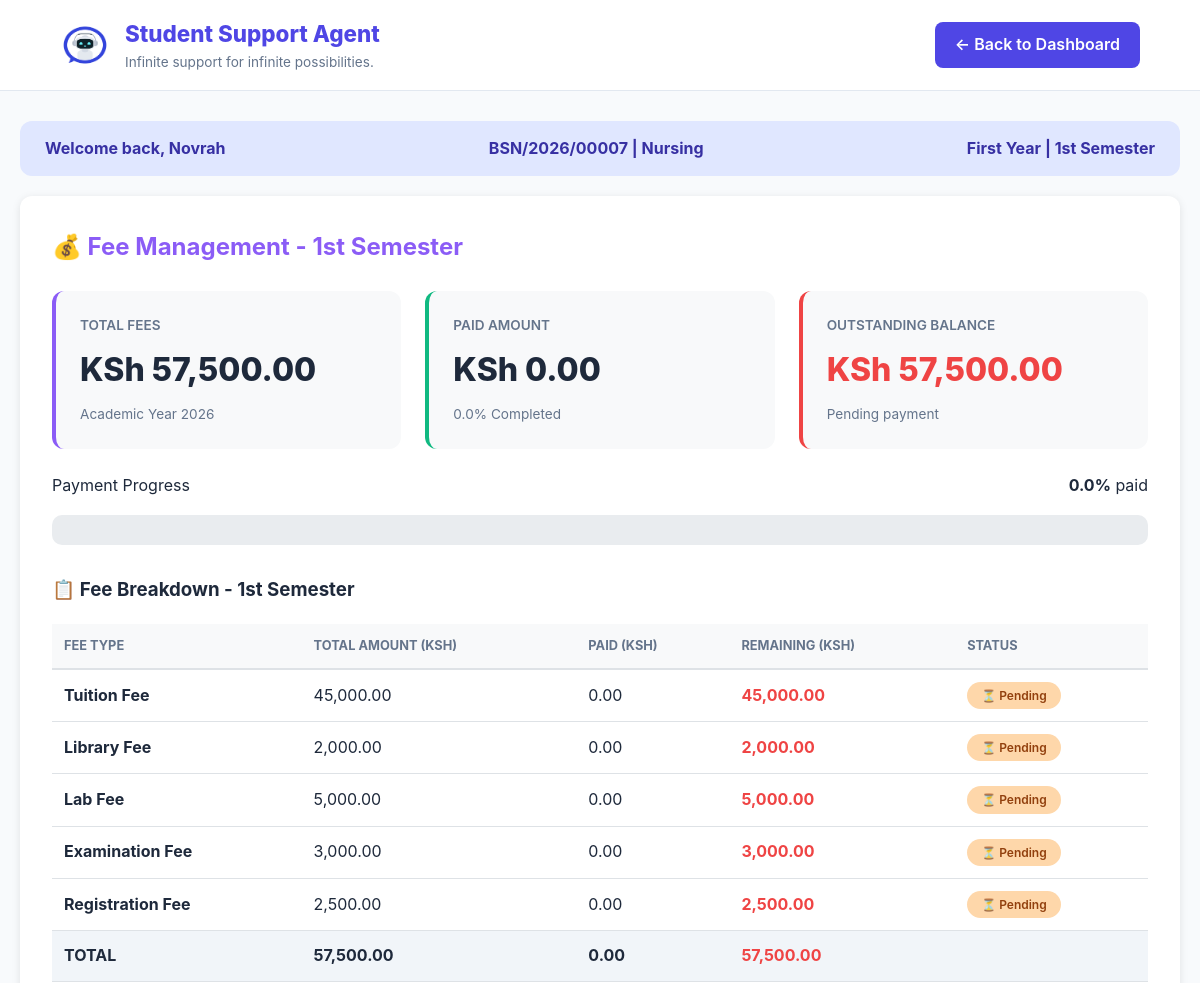
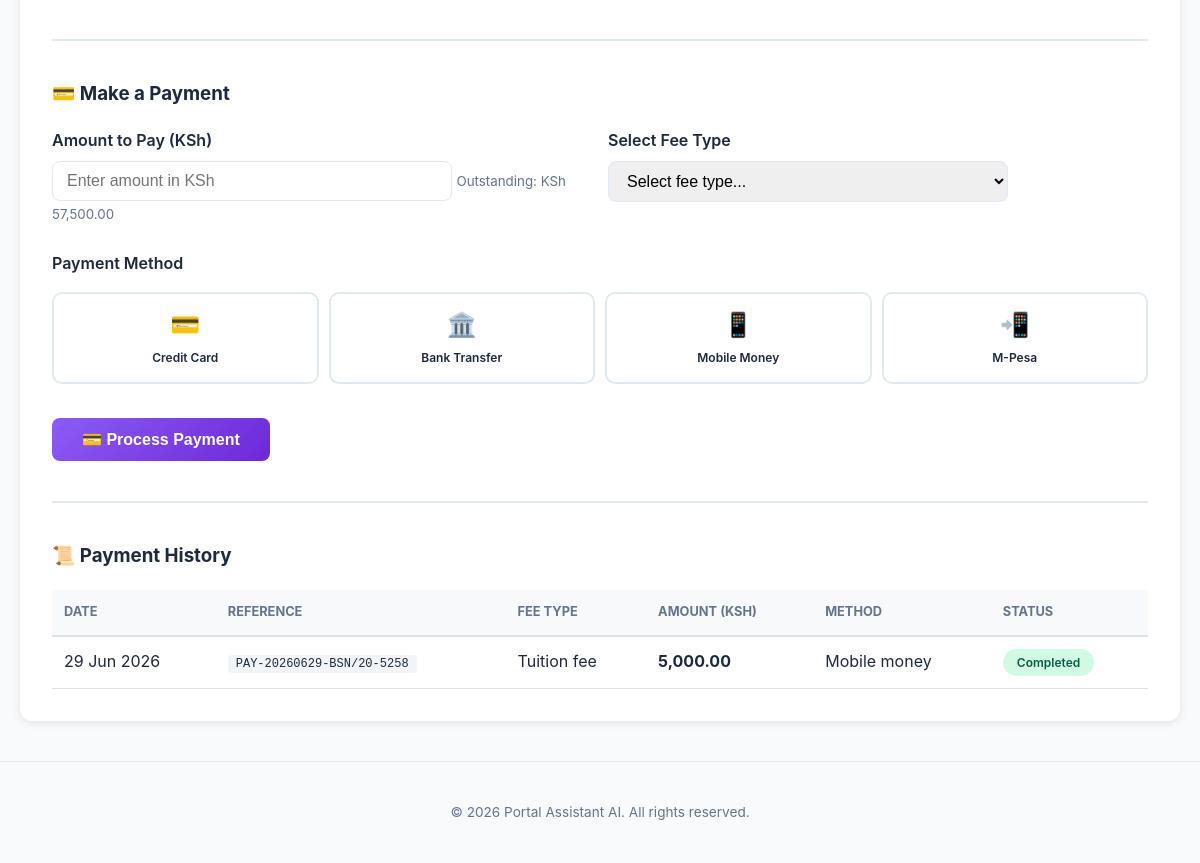
/Student/fee_management.php (signed in), run on the app's committed database (2 pictures, top to bottom).
### tables this page shows
CREATE TABLE `users` (
  `id` int(11) NOT NULL,
  `full_name` varchar(100) NOT NULL,
  `reg_number` varchar(50) NOT NULL,
  `email` varchar(100) NOT NULL,
  `password` varchar(255) NOT NULL,
  `password_changed` tinyint(1) NOT NULL DEFAULT 0,
  `role` enum('student','admin','lecturer') NOT NULL DEFAULT 'student',
  `department` varchar(100) NOT NULL,
  `phone` varchar(20) DEFAULT NULL,
  `created_at` timestamp NOT NULL DEFAULT current_timestamp(),
  `survey_done` tinyint(1) DEFAULT 0,
  `reset_token` varchar(255) DEFAULT NULL,
  `reset_expires` datetime DEFAULT NULL
);

CREATE TABLE `fee_payments` (
  `id` int(11) NOT NULL,
  `student_reg` varchar(50) NOT NULL,
  `fee_type` varchar(50) NOT NULL,
  `amount` decimal(10,2) NOT NULL,
  `payment_method` varchar(50) DEFAULT NULL,
  `reference` varchar(50) DEFAULT NULL,
  `payment_date` datetime DEFAULT NULL,
  `due_date` date DEFAULT NULL,
  `status` enum('pending','completed','failed','overdue') DEFAULT 'pending',
  `fee_structure_id` int(11) DEFAULT NULL
);

### Student/fee_management.php (the view, shortened to what this page needs)
<?php
$conn = mysqli_connect("localhost", "root", "", "Portal-Asisstant-AI");
$user_id = $_SESSION['user_id'];
$student_reg = $_SESSION['reg_number'];
$student_dept = $_SESSION['department'];
$sql = "SELECT full_name, reg_number, department, created_at FROM users WHERE id = ? AND role = 'student'";
$stmt = mysqli_prepare($conn, $sql);
mysqli_stmt_bind_param($stmt, "i", $user_id);
mysqli_stmt_execute($stmt);
$result = mysqli_stmt_get_result($stmt);
$student = mysqli_fetch_assoc($result);
function getStudentYearLevel($created_at) {
    $created_year = date('Y', strtotime($created_at));
    $current_year = date('Y');
    $year_diff = $current_year - $created_year;
    if ($year_diff == 0) return 'First Year';
    return 'Fourth Year';
}
function getStudentCurrentSemester($student_reg, $created_at) {
    $admission_year = null;
    if (preg_match('/\/(\d{4})\//', $student_reg, $matches)) {
        $admission_year = intval($matches[1]);
    }
    $current_year = date('Y');
    $created_year = date('Y', strtotime($created_at));
    if ($admission_year == $current_year || $created_year == $current_year) {
        return 1;
    }
}
$student_year_level = getStudentYearLevel($student['created_at']);
$current_year = date('Y');
$current_semester = getStudentCurrentSemester($student_reg, $student['created_at']);
$fee_structure_query = "SELECT
                            year,
                            semester,
                            year_level,
                            category as fee_type,
                            amount,
                            created_at,
                            id
                        FROM fees_structure
                        WHERE year = '$student_dept'
                        AND semester = '$current_semester'
                        AND year_level = '$student_year_level'
                        ORDER BY id ASC";
$fee_structure_result = mysqli_query($conn, $fee_structure_query);
$payments_query = "SELECT fee_type, SUM(amount) as paid_amount
                   FROM fee_payments
                   WHERE student_reg = '$student_reg'
                   AND status = 'completed'
                   GROUP BY fee_type";
$payments_result = mysqli_query($conn, $payments_query);
$paid_amounts = [];
while($p = mysqli_fetch_assoc($payments_result)) {
    $paid_amounts[$p['fee_type']] = floatval($p['paid_amount']);
}
$fee_breakdown = [];
$total_fees = 0;
$paid_amount = 0;
while($fee = mysqli_fetch_assoc($fee_structure_result)) {
    $fee_type = $fee['fee_type'];
    $fee_amount = floatval($fee['amount']);
    $paid_this_fee = $paid_amounts[$fee_type] ?? 0;
    $remaining = $fee_amount - $paid_this_fee;
    $fee_breakdown[] = [
        'fee_type' => $fee_type,
        'amount' => $fee_amount,
        'paid' => $paid_this_fee,
        'remaining' => $remaining,
        'status' => ($remaining <= 0) ? 'completed' : 'pending'
    ];
    $total_fees += $fee_amount;
    $paid_amount += $paid_this_fee;
}
$outstanding_balance = $total_fees - $paid_amount;
$payment_percentage = ($total_fees > 0) ? ($paid_amount / $total_fees) * 100 : 0;
$payment_history_query = "SELECT * FROM fee_payments
                          WHERE student_reg = '$student_reg'
                          ORDER BY payment_date DESC LIMIT 10";
$payment_history_result = mysqli_query($conn, $payment_history_query);
$name_parts = explode(" ", $student['full_name']);
$fname = $name_parts[0] ?? 'Student';
function getSemesterName($semester) {
    return ($semester == 1) ? '1st Semester' : '2nd Semester';
}
$semester_name = getSemesterName($current_semester);
?>
<!DOCTYPE html>
<html lang="en">
<head>
</head>
<body>
<header>
    <div class="branding">
        <img src="../Images/logo.jpg" class="logoimg" alt="Logo">
        <div>
            <h1>Student Support Agent</h1>
            <small>Infinite support for infinite possibilities.</small>
        </div>
    </div>
    <a href="home.php" class="back-btn">← Back to Dashboard</a>
</header>
<div class="container">
    <div class="student-strip">
        <span>Welcome back, <?php echo htmlspecialchars($fname); ?></span>
        <span><?php echo htmlspecialchars($student['reg_number']); ?> | <?php echo htmlspecialchars($student_dept); ?></span>
        <span><?php echo $student_year_level; ?> | <?php echo $semester_name; ?></span>
    </div>
    <div class="fee-module">
        <h2>💰 Fee Management - <?php echo $semester_name; ?></h2>
        <div class="fee-summary-grid">
            <div class="fee-card">
                <h3>Total Fees</h3>
                <div class="amount">KSh <?php echo number_format($total_fees, 2); ?></div>
                <div class="sub-text">Academic Year <?php echo $current_year; ?></div>
            </div>
            <div class="fee-card paid">
                <h3>Paid Amount</h3>
                <div class="amount">KSh <?php echo number_format($paid_amount, 2); ?></div>
                <div class="sub-text"><?php echo number_format($payment_percentage, 1); ?>% Completed</div>
            </div>
            <div class="fee-card <?php echo $outstanding_balance > 0 ? 'outstanding' : 'paid'; ?>">
                <h3>Outstanding Balance</h3>
                <div class="amount" style="color: <?php echo $outstanding_balance > 0 ? 'var(--danger)' : 'var(--success)'; ?>;">
                    KSh <?php echo number_format($outstanding_balance, 2); ?>
                </div>
                <div class="sub-text"><?php echo $outstanding_balance > 0 ? 'Pending payment' : 'All fees cleared! 🎉'; ?></div>
            </div>
        </div>
        <div style="margin: 20px 0;">
            <div style="display: flex; justify-content: space-between; margin-bottom: 5px;">
                <span>Payment Progress</span>
                <span><strong><?php echo number_format($payment_percentage, 1); ?>%</strong> paid</span>
            </div>
            <div class="progress-bar-fee">
            </div>
        </div>
        <h3 style="margin-top: 30px;">📋 Fee Breakdown - <?php echo $semester_name; ?></h3>
        <?php if (count($fee_breakdown) > 0): ?>
            <table class="fee-table">
                <thead>
                    <tr>
                        <th>Fee Type</th>
                        <th>Total Amount (KSh)</th>
                        <th>Paid (KSh)</th>
                        <th>Remaining (KSh)</th>
                        <th>Status</th>
                    </tr>
                </thead>
                <tbody>
                    <?php foreach($fee_breakdown as $fee): ?>
                        <tr class="<?php echo $fee['status'] == 'completed' ? 'paid-row' : ''; ?>">
                            <td><strong><?php echo ucfirst(str_replace('_', ' ', $fee['fee_type'])); ?></strong></td>
                            <td><?php echo number_format($fee['amount'], 2); ?></td>
                            <td><?php echo number_format($fee['paid'], 2); ?></td>
                            <td>
                                <?php if ($fee['remaining'] > 0): ?>
                                    <strong style="color: var(--danger);"><?php echo number_format($fee['remaining'], 2); ?></strong>
                                <?php else: ?>
                                    <span style="color: var(--success);">0.00</span>
                                <?php endif; ?>
                            </td>
                            <td>
                                <?php if ($fee['status'] == 'completed'): ?>
                                    <span class="status-badge completed">✅ Paid</span>
                                <?php else: ?>
                                    <span class="status-badge pending">⏳ Pending</span>
                                <?php endif; ?>
                            </td>
                        </tr>
                    <?php endforeach; ?>
                </tbody>
                <tfoot>
                    <tr style="background: #f1f5f9; font-weight: 700;">
                        <td><strong>TOTAL</strong></td>
                        <td><strong><?php echo number_format($total_fees, 2); ?></strong></td>
                        <td><strong><?php echo number_format($paid_amount, 2); ?></strong></td>
                        <td><strong style="color: <?php echo $outstanding_balance > 0 ? 'var(--danger)' : 'var(--success)'; ?>;">
                            <?php echo number_format($outstanding_balance, 2); ?>
                        </strong></td>
                        <td></td>
                    </tr>
                </tfoot>
            </table>
        <?php endif; ?>
        <?php if ($outstanding_balance > 0 && count($fee_breakdown) > 0): ?>
        <div style="margin-top: 40px; padding-top: 20px; border-top: 2px solid var(--border);">
            <h3>💳 Make a Payment</h3>
            <form method="POST" action="" id="paymentForm">
                <div class="form-row">
                    <div class="form-group">
                        <label for="payment_amount">Amount to Pay (KSh)</label>
                        <input type="number" id="payment_amount" name="payment_amount" placeholder="Enter amount in KSh" min="1" step="0.01" required>
                        <small style="color: var(--text-light);">Outstanding: KSh <?php echo number_format($outstanding_balance, 2); ?></small>
                    </div>
                    <div class="form-group">
                        <label for="fee_type">Select Fee Type</label>
                        <select id="fee_type" name="fee_type" required>
                            <option value="">Select fee type...</option>
                        </select>
                    </div>
                </div>
                <div class="form-group">
                    <label>Payment Method</label>
                    <div class="payment-methods">
                        <div class="payment-method-btn" data-method="credit_card" onclick="selectPaymentMethod(this)">
                            <span class="method-icon">💳</span>
                            <span class="method-name">Credit Card</span>
                        </div>
                        <div class="payment-method-btn" data-method="bank_transfer" onclick="selectPaymentMethod(this)">
                            <span class="method-icon">🏛️</span>
                            <span class="method-name">Bank Transfer</span>
                        </div>
                        <div class="payment-method-btn" data-method="mobile_money" onclick="selectPaymentMethod(this)">
                            <span class="method-icon">📱</span>
                            <span class="method-name">Mobile Money</span>
                        </div>
                        <div class="payment-method-btn" data-method="m_pesa" onclick="selectPaymentMethod(this)">
                            <span class="method-icon">📲</span>
                            <span class="method-name">M-Pesa</span>
                        </div>
                    </div>
                </div>
                <button type="submit" name="process_payment" class="btn btn-fee" style="margin-top: 10px;">
                    💳 Process Payment
                </button>
            </form>
        </div>
        <?php endif; ?>
        <div style="margin-top: 40px; padding-top: 20px; border-top: 2px solid var(--border);">
            <h3>📜 Payment History</h3>
            <?php if (mysqli_num_rows($payment_history_result) > 0): ?>
                <table class="fee-table">
                    <thead>
                        <tr>
                            <th>Date</th>
                            <th>Reference</th>
                            <th>Fee Type</th>
                            <th>Amount (KSh)</th>
                            <th>Method</th>
                            <th>Status</th>
                        </tr>
                    </thead>
                    <tbody>
                        <?php while($payment = mysqli_fetch_assoc($payment_history_result)): ?>
                            <tr>
                                <td><?php echo date('d M Y', strtotime($payment['payment_date'])); ?></td>
                                <td><code style="background: #f1f5f9; padding: 2px 8px; border-radius: 4px; font-size: 0.75rem;"><?php echo $payment['reference']; ?></code></td>
                                <td><?php echo ucfirst(str_replace('_', ' ', $payment['fee_type'])); ?></td>
                                <td><strong><?php echo number_format($payment['amount'], 2); ?></strong></td>
                                <td><?php echo ucfirst(str_replace('_', ' ', $payment['payment_method'])); ?></td>
                                <td>
                                    <span class="status-badge <?php echo $payment['status']; ?>">
                                        <?php echo ucfirst($payment['status']); ?>
                                    </span>
                                </td>
                            </tr>
                        <?php endwhile; ?>
                    </tbody>
                </table>
            <?php endif; ?>
        </div>
    </div>
</div>
<footer>
    &copy; <?php echo date('Y'); ?> Portal Assistant AI. All rights reserved.
</footer>
</body>
</html>

### data on the page
users: full_name "Novrah", reg_number "BSN/2026/00007", created_at "First Year", created_at "1st Semester"
fee_payments: payment_date "29 Jun 2026", reference "PAY-20260629-BSN/20-5258", fee_type "Tuition fee", amount "5,000.00", payment_method "Mobile money", status "Completed"

### other printed values
$student_dept "Nursing"
$total_fees "57,500.00"
$paid_amount "0.00"
$payment_percentage "0.0"
$outstanding_balance "57,500.00"
str_replace('_', ' ', $fee['fee_type']) "Tuition Fee"
$fee['amount'] "45,000.00"
$fee['paid'] "0.00"
$fee['remaining'] "45,000.00"
str_replace('_', ' ', $fee['fee_type']) "Library Fee"
$fee['amount'] "2,000.00"
$fee['remaining'] "2,000.00"
str_replace('_', ' ', $fee['fee_type']) "Lab Fee"
$fee['amount'] "5,000.00"
$fee['remaining'] "5,000.00"
